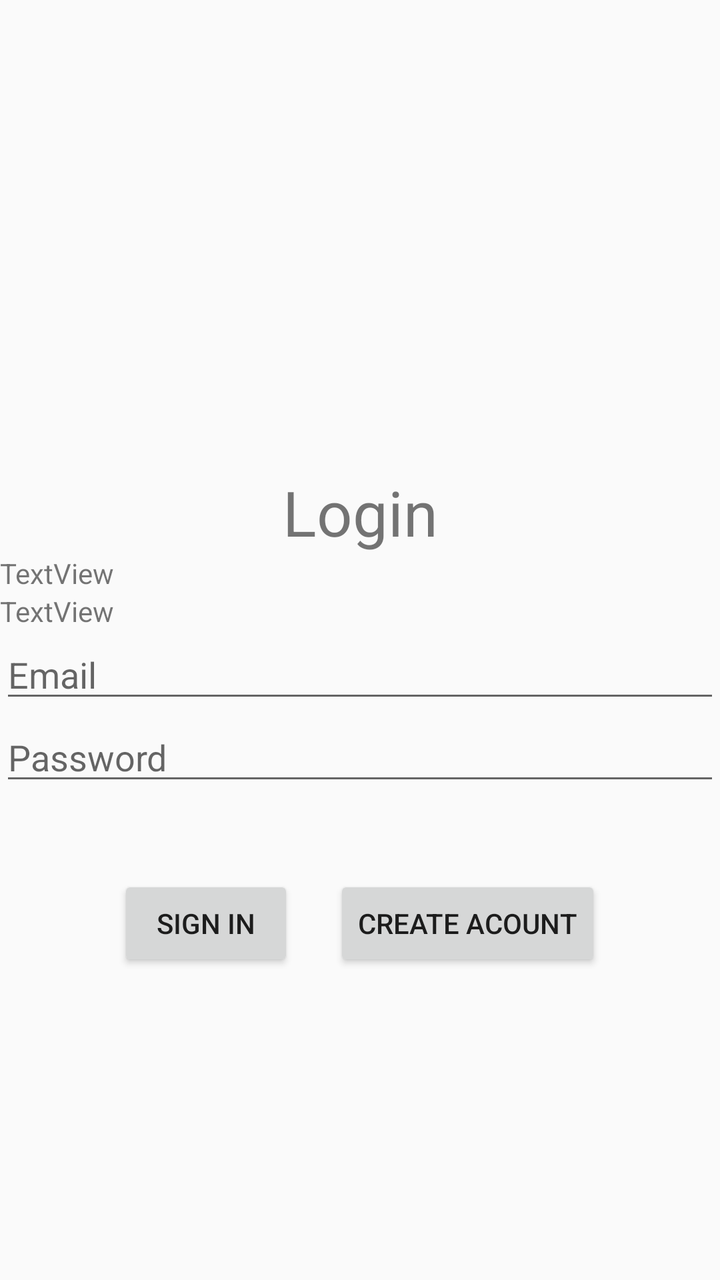
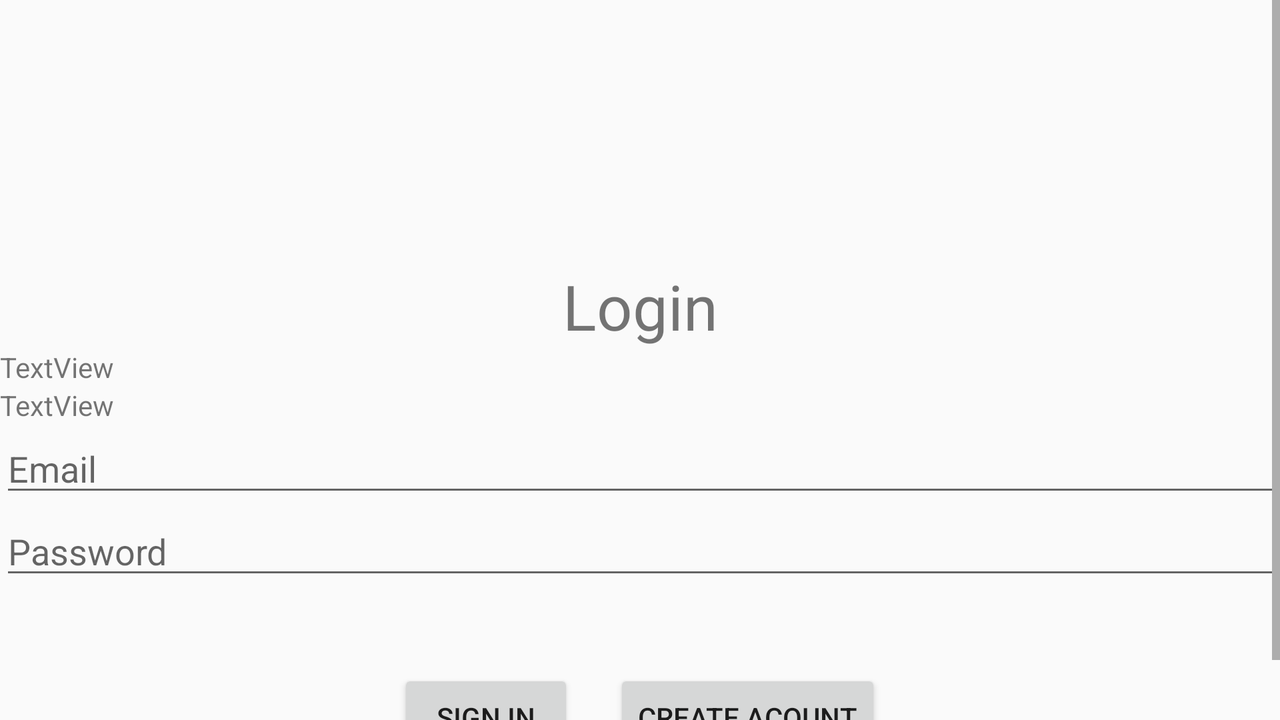

First picture: res/layout/ on a phone held upright. Second picture: the repository's own variant of that layout, on a device whose configuration matches the variant's folder. Source for both follows.
<!-- AndroidManifest.xml: application theme AppTheme -->
<!-- res/layout/fragment_log_in.xml -->
<?xml version="1.0" encoding="utf-8"?>
<FrameLayout xmlns:android="http://schemas.android.com/apk/res/android"
    xmlns:app="http://schemas.android.com/apk/res-auto"
    xmlns:tools="http://schemas.android.com/tools"
    android:layout_width="match_parent"
    android:layout_height="match_parent"
    tools:context=".MainActivity.LogIn">

    <LinearLayout
        android:layout_width="match_parent"
        android:layout_height="match_parent"
        android:orientation="vertical">

        <LinearLayout
            android:id="@+id/image_view_layout"
            android:layout_width="match_parent"
            android:layout_height="235dp"
            android:gravity="center"
            android:orientation="horizontal">

            <ImageView
                android:id="@+id/image_view_logo_login"
                android:layout_width="299dp"
                android:layout_height="187dp"
                android:layout_gravity="center"
                android:layout_marginTop="20dp" />
        </LinearLayout>

        <LinearLayout
            android:layout_width="match_parent"
            android:layout_height="wrap_content"
            android:orientation="vertical">

            <TextView
                android:id="@+id/textView"
                android:layout_width="match_parent"
                android:layout_height="42dp"
                android:gravity="center"
                android:lines="1"
                android:text="Login"
                android:textAlignment="center"
                app:autoSizeMaxTextSize="40sp"
                app:autoSizeMinTextSize="30sp"
                app:autoSizeTextType="uniform" />
        </LinearLayout>

        <LinearLayout
            android:id="@+id/emailPasswordFields"
            android:layout_width="match_parent"
            android:layout_height="wrap_content"
            android:orientation="vertical">

            <TextView
                android:id="@+id/status"
                android:layout_width="match_parent"
                android:layout_height="wrap_content"
                android:lines="1"
                android:text="TextView"
                app:autoSizeMaxTextSize="14sp"
                app:autoSizeMinTextSize="12sp"
                app:autoSizeTextType="uniform" />

            <TextView
                android:id="@+id/detail"
                android:layout_width="match_parent"
                android:layout_height="wrap_content"
                android:lines="1"
                android:text="TextView"
                app:autoSizeMaxTextSize="14sp"
                app:autoSizeMinTextSize="12sp"
                app:autoSizeTextType="uniform" />

            <EditText
                android:id="@+id/fieldEmail"
                android:layout_width="match_parent"
                android:layout_height="wrap_content"
                android:ems="10"
                android:hint="Email"
                android:inputType="textPersonName" />

            <EditText
                android:id="@+id/fieldPassword"
                android:layout_width="match_parent"
                android:layout_height="wrap_content"
                android:ems="10"
                android:hint="Password"
                android:inputType="textPassword" />
        </LinearLayout>

        <LinearLayout
            android:id="@+id/emailPasswordButtons"
            android:layout_width="wrap_content"
            android:layout_height="wrap_content"
            android:layout_gravity="center"
            android:layout_marginTop="30dp"
            android:orientation="horizontal">

            <Button
                android:id="@+id/emailSignInButton"
                android:layout_width="match_parent"
                android:layout_height="match_parent"
                android:layout_margin="10dp"
                android:text="Sign In" />

            <Button
                android:id="@+id/emailCreateAccountButton"
                android:layout_width="match_parent"
                android:layout_height="match_parent"
                android:layout_margin="10dp"
                android:text="Create Acount" />

        </LinearLayout>


    </LinearLayout>

</FrameLayout>
<!-- resources referenced by this layout -->
<resources>
  <style name="AppTheme" parent="Theme.AppCompat.Light.DarkActionBar">
          
          <item name="colorPrimary">@color/colorPrimary</item>
          <item name="colorPrimaryDark">@color/colorPrimaryDark</item>
          <item name="colorAccent">@color/colorAccent</item>
          <item name="windowActionBar">false</item>
          <item name="windowNoTitle">true</item>
      </style>
  <color name="colorPrimary">#6200EE</color>
  <color name="colorPrimaryDark">#3700B3</color>
  <color name="colorAccent">#03DAC5</color>
</resources>
<!-- res/layout-land/fragment_log_in.xml (the author's variant of the layout above) -->
<!-- drawn on the phone turned sideways -->
<?xml version="1.0" encoding="utf-8"?>
<ScrollView xmlns:android="http://schemas.android.com/apk/res/android"
    xmlns:app="http://schemas.android.com/apk/res-auto"
    xmlns:tools="http://schemas.android.com/tools"
    android:layout_width="match_parent"
    android:layout_height="match_parent"
    tools:context=".MainActivity.LogIn">

    <LinearLayout
        android:layout_width="match_parent"
        android:layout_height="match_parent"
        android:orientation="vertical">


        <LinearLayout
            android:id="@+id/image_view_layout"
            android:layout_width="match_parent"
            android:layout_height="wrap_content"
            android:gravity="center"
            android:orientation="horizontal">

            <ImageView
                android:id="@+id/image_view_logo_login"
                android:layout_width="219dp"
                android:layout_height="122dp"
                android:layout_gravity="center"
                android:layout_marginTop="10dp" />
        </LinearLayout>

        <LinearLayout
            android:layout_width="match_parent"
            android:layout_height="wrap_content"
            android:orientation="vertical">

            <TextView
                android:id="@+id/textView"
                android:layout_width="match_parent"
                android:layout_height="42dp"
                android:gravity="center"
                android:lines="1"
                android:text="Login"
                android:textAlignment="center"
                app:autoSizeMaxTextSize="40sp"
                app:autoSizeMinTextSize="30sp"
                app:autoSizeTextType="uniform" />
        </LinearLayout>

        <LinearLayout
            android:id="@+id/emailPasswordFields"
            android:layout_width="match_parent"
            android:layout_height="wrap_content"
            android:orientation="vertical">

            <TextView
                android:id="@+id/status"
                android:layout_width="match_parent"
                android:layout_height="wrap_content"
                android:lines="1"
                android:text="TextView"
                app:autoSizeMaxTextSize="14sp"
                app:autoSizeMinTextSize="12sp"
                app:autoSizeTextType="uniform" />

            <TextView
                android:id="@+id/detail"
                android:layout_width="match_parent"
                android:layout_height="wrap_content"
                android:lines="1"
                android:text="TextView"
                app:autoSizeMaxTextSize="14sp"
                app:autoSizeMinTextSize="12sp"
                app:autoSizeTextType="uniform" />

            <EditText
                android:id="@+id/fieldEmail"
                android:layout_width="match_parent"
                android:layout_height="wrap_content"
                android:ems="10"
                android:hint="Email"
                android:inputType="textPersonName" />

            <EditText
                android:id="@+id/fieldPassword"
                android:layout_width="match_parent"
                android:layout_height="wrap_content"
                android:ems="10"
                android:hint="Password"
                android:inputType="textPassword" />
        </LinearLayout>

        <LinearLayout
            android:id="@+id/emailPasswordButtons"
            android:layout_width="wrap_content"
            android:layout_height="wrap_content"
            android:layout_gravity="center"
            android:layout_marginTop="30dp"
            android:orientation="horizontal">

            <Button
                android:id="@+id/emailSignInButton"
                android:layout_width="match_parent"
                android:layout_height="match_parent"
                android:layout_margin="10dp"
                android:text="Sign In" />

            <Button
                android:id="@+id/emailCreateAccountButton"
                android:layout_width="match_parent"
                android:layout_height="match_parent"
                android:layout_margin="10dp"
                android:text="Create Acount" />

        </LinearLayout>


    </LinearLayout>

</ScrollView>
